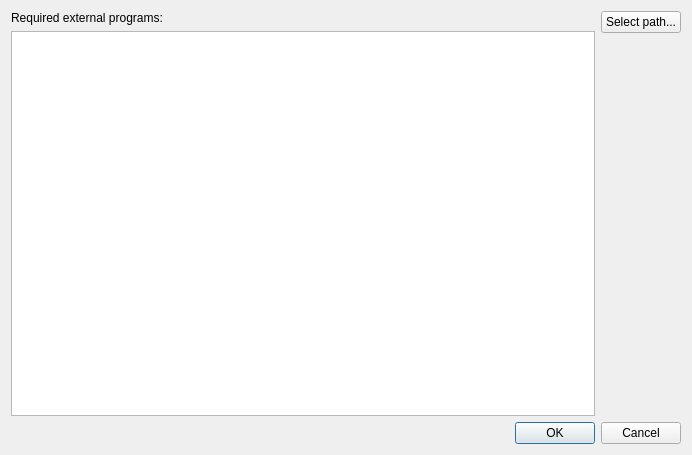
<?xml version="1.0" encoding="UTF-8"?>
<ui version="4.0">
 <class>IQConfigureExternalProgramsDialog</class>
 <widget class="QDialog" name="IQConfigureExternalProgramsDialog">
  <property name="geometry">
   <rect>
    <x>0</x>
    <y>0</y>
    <width>692</width>
    <height>455</height>
   </rect>
  </property>
  <property name="windowTitle">
   <string>Dialog</string>
  </property>
  <layout class="QVBoxLayout" name="verticalLayout_3">
   <item>
    <layout class="QHBoxLayout" name="horizontalLayout">
     <item>
      <layout class="QVBoxLayout" name="verticalLayout_2">
       <item>
        <widget class="QLabel" name="label">
         <property name="text">
          <string>Required external programs:</string>
         </property>
        </widget>
       </item>
       <item>
        <widget class="QTableView" name="programsList"/>
       </item>
      </layout>
     </item>
     <item>
      <layout class="QVBoxLayout" name="verticalLayout">
       <item>
        <widget class="QPushButton" name="btnSelect">
         <property name="text">
          <string>Select path...</string>
         </property>
        </widget>
       </item>
       <item>
        <spacer name="verticalSpacer">
         <property name="orientation">
          <enum>Qt::Vertical</enum>
         </property>
         <property name="sizeHint" stdset="0">
          <size>
           <width>20</width>
           <height>40</height>
          </size>
         </property>
        </spacer>
       </item>
      </layout>
     </item>
    </layout>
   </item>
   <item>
    <widget class="QDialogButtonBox" name="buttonBox">
     <property name="orientation">
      <enum>Qt::Horizontal</enum>
     </property>
     <property name="standardButtons">
      <set>QDialogButtonBox::Cancel|QDialogButtonBox::Ok</set>
     </property>
    </widget>
   </item>
  </layout>
 </widget>
 <resources/>
 <connections>
  <connection>
   <sender>buttonBox</sender>
   <signal>accepted()</signal>
   <receiver>IQConfigureExternalProgramsDialog</receiver>
   <slot>accept()</slot>
   <hints>
    <hint type="sourcelabel">
     <x>248</x>
     <y>254</y>
    </hint>
    <hint type="destinationlabel">
     <x>157</x>
     <y>274</y>
    </hint>
   </hints>
  </connection>
  <connection>
   <sender>buttonBox</sender>
   <signal>rejected()</signal>
   <receiver>IQConfigureExternalProgramsDialog</receiver>
   <slot>reject()</slot>
   <hints>
    <hint type="sourcelabel">
     <x>316</x>
     <y>260</y>
    </hint>
    <hint type="destinationlabel">
     <x>286</x>
     <y>274</y>
    </hint>
   </hints>
  </connection>
 </connections>
</ui>
